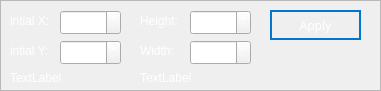
   <widget class="QFrame" name="cropFrame">
    <property name="geometry">
     <rect>
      <x>380</x>
      <y>580</y>
      <width>381</width>
      <height>91</height>
     </rect>
    </property>
    <property name="styleSheet">
     <string notr="true">color: rgb(255, 255, 255);</string>
    </property>
    <property name="frameShape">
     <enum>QFrame::StyledPanel</enum>
    </property>
    <property name="frameShadow">
     <enum>QFrame::Raised</enum>
    </property>
    <widget class="QLabel" name="label_5">
     <property name="geometry">
      <rect>
       <x>10</x>
       <y>10</y>
       <width>49</width>
       <height>21</height>
      </rect>
     </property>
     <property name="text">
      <string>intial X: </string>
     </property>
    </widget>
    <widget class="QLabel" name="label_6">
     <property name="geometry">
      <rect>
       <x>10</x>
       <y>40</y>
       <width>49</width>
       <height>21</height>
      </rect>
     </property>
     <property name="text">
      <string>intial Y:</string>
     </property>
    </widget>
    <widget class="QLabel" name="label_7">
     <property name="geometry">
      <rect>
       <x>140</x>
       <y>10</y>
       <width>49</width>
       <height>21</height>
      </rect>
     </property>
     <property name="text">
      <string>Height:</string>
     </property>
    </widget>
    <widget class="QLabel" name="label_8">
     <property name="geometry">
      <rect>
       <x>140</x>
       <y>40</y>
       <width>49</width>
       <height>21</height>
      </rect>
     </property>
     <property name="text">
      <string>Width:</string>
     </property>
    </widget>
    <widget class="QSpinBox" name="Xspin">
     <property name="geometry">
      <rect>
       <x>60</x>
       <y>10</y>
       <width>61</width>
       <height>25</height>
      </rect>
     </property>
     <property name="maximum">
      <number>10000</number>
     </property>
    </widget>
    <widget class="QSpinBox" name="Yspin">
     <property name="geometry">
      <rect>
       <x>60</x>
       <y>40</y>
       <width>61</width>
       <height>25</height>
      </rect>
     </property>
     <property name="maximum">
      <number>10000</number>
     </property>
    </widget>
    <widget class="QSpinBox" name="Hspin">
     <property name="geometry">
      <rect>
       <x>190</x>
       <y>10</y>
       <width>61</width>
       <height>25</height>
      </rect>
     </property>
     <property name="maximum">
      <number>10000</number>
     </property>
    </widget>
    <widget class="QSpinBox" name="Wspin">
     <property name="geometry">
      <rect>
       <x>190</x>
       <y>40</y>
       <width>61</width>
       <height>25</height>
      </rect>
     </property>
     <property name="maximum">
      <number>10000</number>
     </property>
    </widget>
    <widget class="QPushButton" name="applyCropBtn">
     <property name="geometry">
      <rect>
       <x>270</x>
       <y>10</y>
       <width>91</width>
       <height>30</height>
      </rect>
     </property>
     <property name="minimumSize">
      <size>
       <width>64</width>
       <height>30</height>
      </size>
     </property>
     <property name="font">
      <font>
       <family>Arial Black</family>
       <italic>false</italic>
       <bold>false</bold>
      </font>
     </property>
     <property name="cursor">
      <cursorShape>PointingHandCursor</cursorShape>
     </property>
     <property name="styleSheet">
      <string notr="true">
  border: 2px solid #0077CC;
background:transparent;
  color: #FFFFFF;
  cursor: pointer;
  font-weight: 400;
  letter-spacing: -.022em;
  line-height: 1.47059;
  min-width: 30px;
  padding: 4px 15px;
  text-align: center;
  vertical-align: baseline;
</string>
     </property>
     <property name="text">
      <string>Apply</string>
     </property>
    </widget>
    <widget class="QLabel" name="imageWidth">
     <property name="geometry">
      <rect>
       <x>10</x>
       <y>70</y>
       <width>121</width>
       <height>16</height>
      </rect>
     </property>
     <property name="text">
      <string>TextLabel</string>
     </property>
    </widget>
    <widget class="QLabel" name="imageHeight">
     <property name="geometry">
      <rect>
       <x>140</x>
       <y>70</y>
       <width>111</width>
       <height>16</height>
      </rect>
     </property>
     <property name="text">
      <string>TextLabel</string>
     </property>
    </widget>
   </widget>
